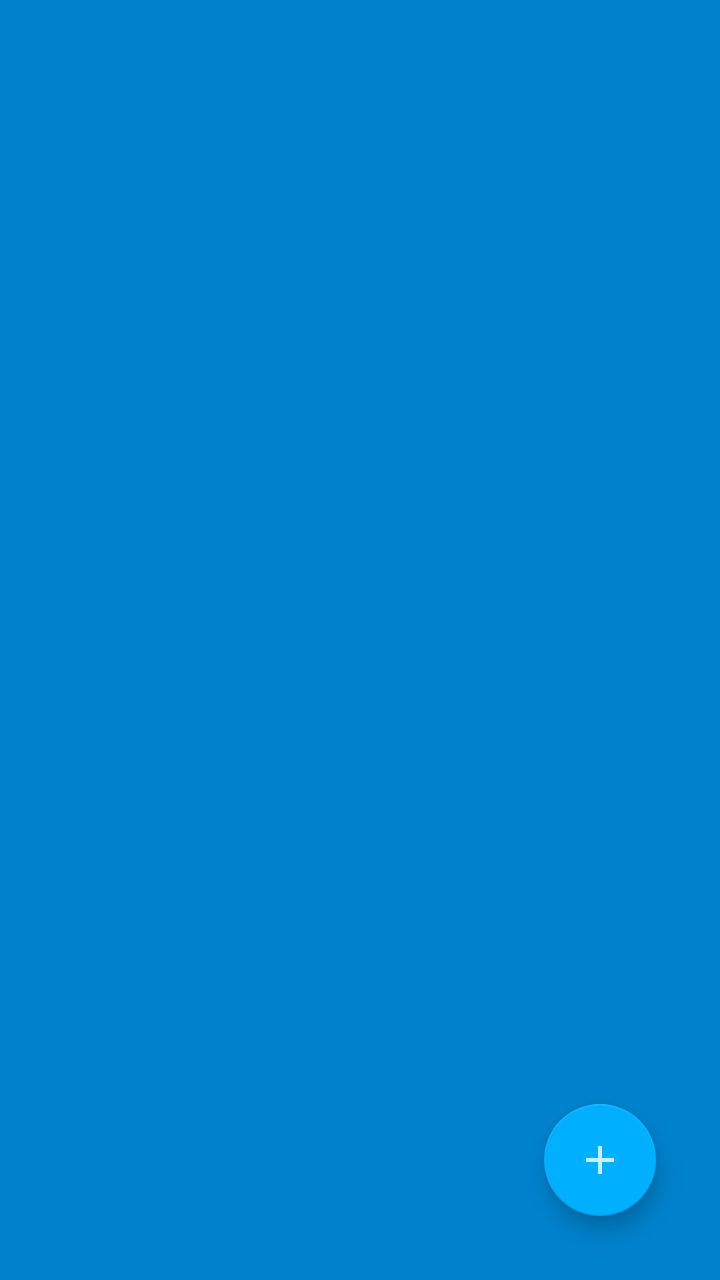
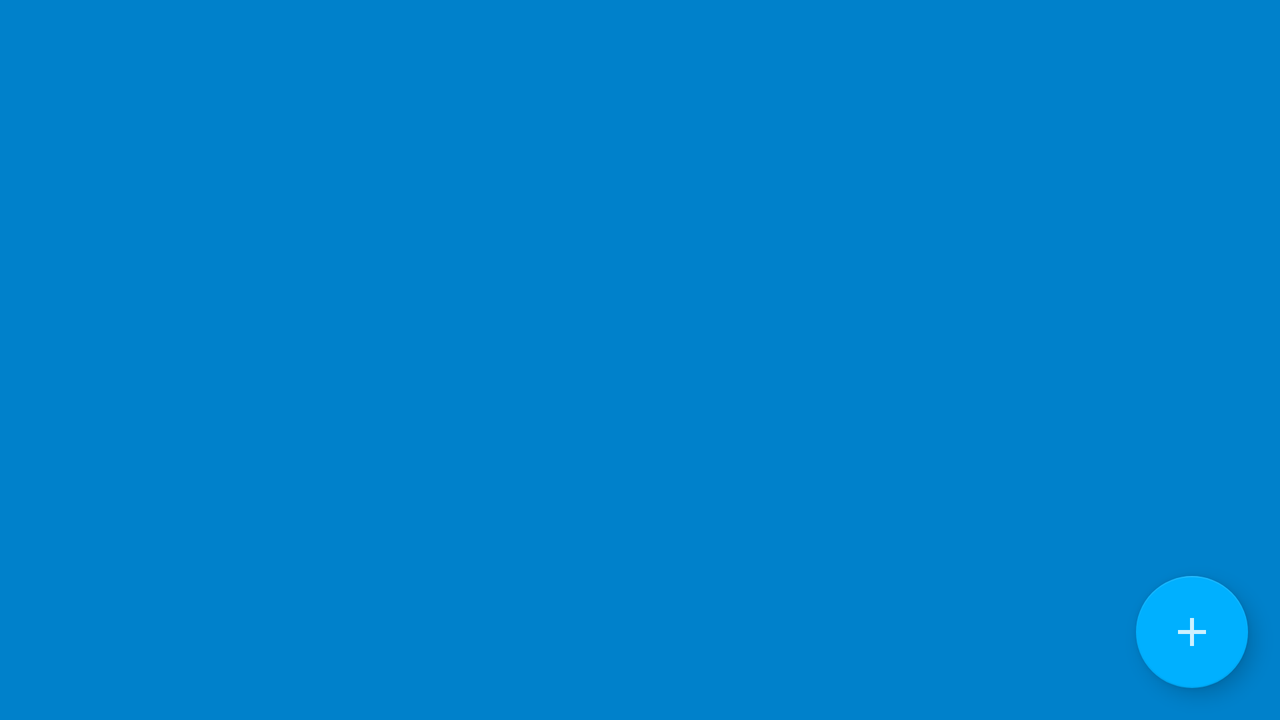

One screen, two layout resources from the same app: the default and the repository's alternative for another configuration. Each is rendered where Android would select it; the XML of both is given below.
<!-- AndroidManifest.xml: application theme Theme.CustomCalendar -->
<!-- res/layout/fragment_main.xml -->
<?xml version="1.0" encoding="utf-8"?>
<androidx.constraintlayout.widget.ConstraintLayout xmlns:android="http://schemas.android.com/apk/res/android"
    xmlns:app="http://schemas.android.com/apk/res-auto"
    xmlns:tools="http://schemas.android.com/tools"
    android:layout_width="match_parent"
    android:layout_height="match_parent"
    android:background="@color/primaryDarkColor"
    tools:context=".fragments.MainFragment">

    <androidx.fragment.app.FragmentContainerView
        android:id="@+id/calendar_fragment_container"
        android:layout_width="match_parent"
        android:layout_height="wrap_content"
        app:layout_constraintBottom_toTopOf="@id/event_list_fragment_container"
        app:layout_constraintEnd_toEndOf="parent"
        app:layout_constraintStart_toStartOf="parent"
        app:layout_constraintTop_toTopOf="parent" />

    <androidx.fragment.app.FragmentContainerView
        android:id="@+id/event_list_fragment_container"
        android:layout_width="match_parent"
        android:layout_height="0dp"
        app:layout_constraintBottom_toBottomOf="parent"
        app:layout_constraintEnd_toEndOf="parent"
        app:layout_constraintStart_toStartOf="parent"
        app:layout_constraintTop_toBottomOf="@id/calendar_fragment_container" />

    <com.google.android.material.floatingactionbutton.FloatingActionButton
        android:id="@+id/add_event_fab"
        android:layout_width="wrap_content"
        android:layout_height="wrap_content"
        android:layout_marginEnd="32dp"
        android:layout_marginBottom="32dp"
        android:backgroundTint="@color/secondaryColor"
        android:contentDescription="@string/add_event"
        android:src="@drawable/ic_add"
        app:layout_constraintBottom_toBottomOf="parent"
        app:layout_constraintEnd_toEndOf="parent"
        app:tint="@android:color/white" />

</androidx.constraintlayout.widget.ConstraintLayout>
<!-- resources referenced by this layout -->
<resources>
  <color name="primaryDarkColor">#0081cb</color>
  <color name="secondaryColor">#00b0ff</color>
  <!-- drawable ic_add (drawable-anydpi) -->
  <vector xmlns:android="http://schemas.android.com/apk/res/android"
      android:width="24dp"
      android:height="24dp"
      android:viewportWidth="24"
      android:viewportHeight="24"
      android:tint="#00B0FF"
      android:alpha="0.8">
    <path
        android:fillColor="@android:color/white"
        android:pathData="M19,13h-6v6h-2v-6H5v-2h6V5h2v6h6v2z"/>
  </vector>
  <string name="add_event">Add event</string>
  <style name="Theme.CustomCalendar" parent="Theme.MaterialComponents.DayNight.NoActionBar">
          
          <item name="colorPrimary">@color/primaryColor</item>
          <item name="colorPrimaryVariant">@color/primaryLightColor</item>
          <item name="colorOnPrimary">@color/primaryDarkColor</item>
          
          <item name="colorSecondary">@color/secondaryColor</item>
          <item name="colorSecondaryVariant">@color/secondaryLightColor</item>
          <item name="colorOnSecondary">@color/secondaryDarkColor</item>
          
          <item name="android:statusBarColor" tools:targetApi="l">@color/primaryDarkColor</item>
          
          <item name="android:navigationBarColor" tools:targetApi="l">@color/primaryDarkColor</item>
          
      </style>
  <color name="primaryColor">#00b0ff</color>
  <color name="primaryLightColor">#B2DFDB</color>
  <color name="secondaryLightColor">#a7c0cd</color>
  <color name="secondaryDarkColor">#4b636e</color>
</resources>
<!-- res/layout-land/fragment_main.xml (the repository's variant of the layout above) -->
<!-- drawn on the phone turned sideways -->
<?xml version="1.0" encoding="utf-8"?>
<androidx.constraintlayout.widget.ConstraintLayout xmlns:android="http://schemas.android.com/apk/res/android"
    xmlns:app="http://schemas.android.com/apk/res-auto"
    xmlns:tools="http://schemas.android.com/tools"
    android:layout_width="match_parent"
    android:layout_height="match_parent"
    android:background="@color/primaryDarkColor"
    tools:context=".fragments.MainFragment">

    <androidx.fragment.app.FragmentContainerView
        android:id="@+id/calendar_fragment_container"
        android:layout_width="0dp"
        android:layout_height="match_parent"
        app:layout_constraintBottom_toBottomOf="parent"
        app:layout_constraintEnd_toStartOf="@id/event_list_fragment_container"
        app:layout_constraintStart_toStartOf="parent"
        app:layout_constraintTop_toTopOf="parent" />

    <androidx.fragment.app.FragmentContainerView
        android:id="@+id/event_list_fragment_container"
        android:layout_width="0dp"
        android:layout_height="match_parent"
        app:layout_constraintBottom_toBottomOf="parent"
        app:layout_constraintEnd_toEndOf="parent"
        app:layout_constraintStart_toEndOf="@id/calendar_fragment_container"
        app:layout_constraintTop_toTopOf="parent" />

    <com.google.android.material.floatingactionbutton.FloatingActionButton
        android:id="@+id/add_event_fab"
        android:layout_width="wrap_content"
        android:layout_height="wrap_content"
        android:layout_marginEnd="16dp"
        android:layout_marginBottom="16dp"
        android:backgroundTint="@color/secondaryColor"
        android:contentDescription="@string/add_event"
        android:src="@drawable/ic_add"
        app:layout_constraintBottom_toBottomOf="parent"
        app:layout_constraintEnd_toEndOf="parent"
        app:tint="@android:color/white" />

</androidx.constraintlayout.widget.ConstraintLayout>
